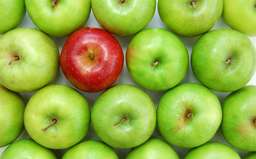
#> input picture ColorManipulation/apple.png, 256 x 159 px, shrunk from 1000 x 622 before the run
$ python color_space_conversion.py   (Python 2 division)
#> lines starting #> are read from the running program, lines starting #| are printed output that depends on the picture
#> in main, original_img is the input picture: shape (159, 256, 3); mean B, G, R 64.3, 172.9, 147.9
import cv2
import numpy as np
import math

# RGB to HSV conversion and vice-versa


def get_bgr_of_pixel(img, x, y):
	r = img.item(x, y, 2)
	g = img.item(x, y, 1)
	b = img.item(x, y, 0)
	return r, g, b


# [5 lines left out: function get_hsv_of_pixel, not called in this run]


def convert_bgr_to_hsv(r, g, b):

	# Convert from 8-bit integers to floats
	byte_to_float = 1.0 / 255.0
	r, g, b = r * byte_to_float, g * byte_to_float, b * byte_to_float

	c_min = min(r, g, b)
	c_max = max(r, g, b)

	v = c_max
	delta = c_max - c_min

	# if both min and max are same (when R, G and B are same), delta goes to zero
	if delta == 0:
		h, s = 0, 0
	else:
		# Make sure its not pure black
		if c_max != 0:
			s = float(delta) / float(c_max)
			# Make the hues between 0.0 to 1.0 instead of 6.0
			angle_to_unit = float(1) / float(6.0 * delta)

			if r == c_max:
				h = float(g - b) * angle_to_unit  # Between Yellow and Magenta
			elif g == c_max:
				h = float(float(2) / float(6)) + float(b - r) * angle_to_unit  # Between Cyan and Yellow
			else:
				h = float(float(4) / float(6)) + float(r - g) * angle_to_unit  # Between Magenta and Cyan

			# Wrap outlier hues around the circle
			if h < 0.0:
				h += 1.0
			if h > 1.0:
				h -= 1.0
		else:
			h, s = 0, 0

	# Convert the floats to 8-bit integers
	h = int(0.5 + h * 255.0)
	s = int(0.5 + s * 255.0)
	v = int(0.5 + v * 255.0)

	# Clip the values to make sure it fits within 8 bits.
	if h > 255:
		h = 255
	if h < 0:
		h = 0
	if s > 255:
		s = 255
	if s < 0:
		s = 0
	if v > 255:
		v = 255
	if v < 0:
		v = 0

	return h, s, v


# [63 lines left out: function convert_hsv_to_bgr, not called in this run]


def convert_bgr_to_hsv_img(img):
	dimension = img.shape
#> dimension = (159, 256, 3)
	rows, cols, channels = dimension
#> rows = 159; cols = 256; channels = 3
	hsv_img = np.zeros(dimension, np.uint8)

	# Accessing the G, B and R channels of each pixel and converting it to HSV
	for i in range(rows):
		for j in range(cols):
			r, g, b = get_bgr_of_pixel(img, i, j)
			hue, sat, val = convert_bgr_to_hsv(r, g, b)
			hsv_img.itemset((i, j, 0), hue)
			hsv_img.itemset((i, j, 1), sat)
			hsv_img.itemset((i, j, 2), val)
#> this loop made 159 passes
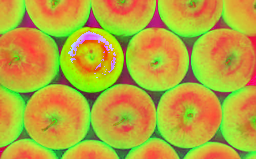
#> hsv_img: shape (159, 256, 3); mean B, G, R 55.5, 169.7, 182.6

	return hsv_img


# [14 lines left out: function convert_hsv_to_bgr_img, not called in this run]


def main():
	# Creating windows
	cv2.namedWindow('Original IMG', cv2.WINDOW_AUTOSIZE)
	cv2.moveWindow('Original IMG', 0, 0)

	cv2.namedWindow('HSV IMG', cv2.WINDOW_AUTOSIZE)
	cv2.moveWindow('HSV IMG', 1000, 0)

	cv2.namedWindow("OpenCV Converted IMG", cv2.WINDOW_AUTOSIZE)
	cv2.moveWindow('OpenCV Converted IMG', 0, 1000)

	# Generating Images
	original_img = cv2.imread('apple.png', cv2.IMREAD_UNCHANGED)
	cv2.imshow('Original IMG', original_img)

	hsv_img = convert_bgr_to_hsv_img(original_img)
	print "{}, {}, {}".format(hsv_img.item(10,10,0), hsv_img.item(10,10,1),hsv_img.item(10,10,2))
#| 58, 163, 208
	cv2.imshow('HSV IMG', hsv_img)

	new_img = cv2.cvtColor(original_img, cv2.COLOR_BGR2HSV)
#> new_img: shape (159, 256, 3); mean H, S, V 38.8, 169.7, 182.6
	print "{}, {}, {}".format(new_img.item(10, 10, 0), new_img.item(10, 10, 1), new_img.item(10, 10, 2))
#| 41, 163, 208
	cv2.imshow('OpenCV Converted IMG', new_img)

	cv2.waitKey(0)
	cv2.destroyAllWindows()

if __name__ == '__main__':
	main()
